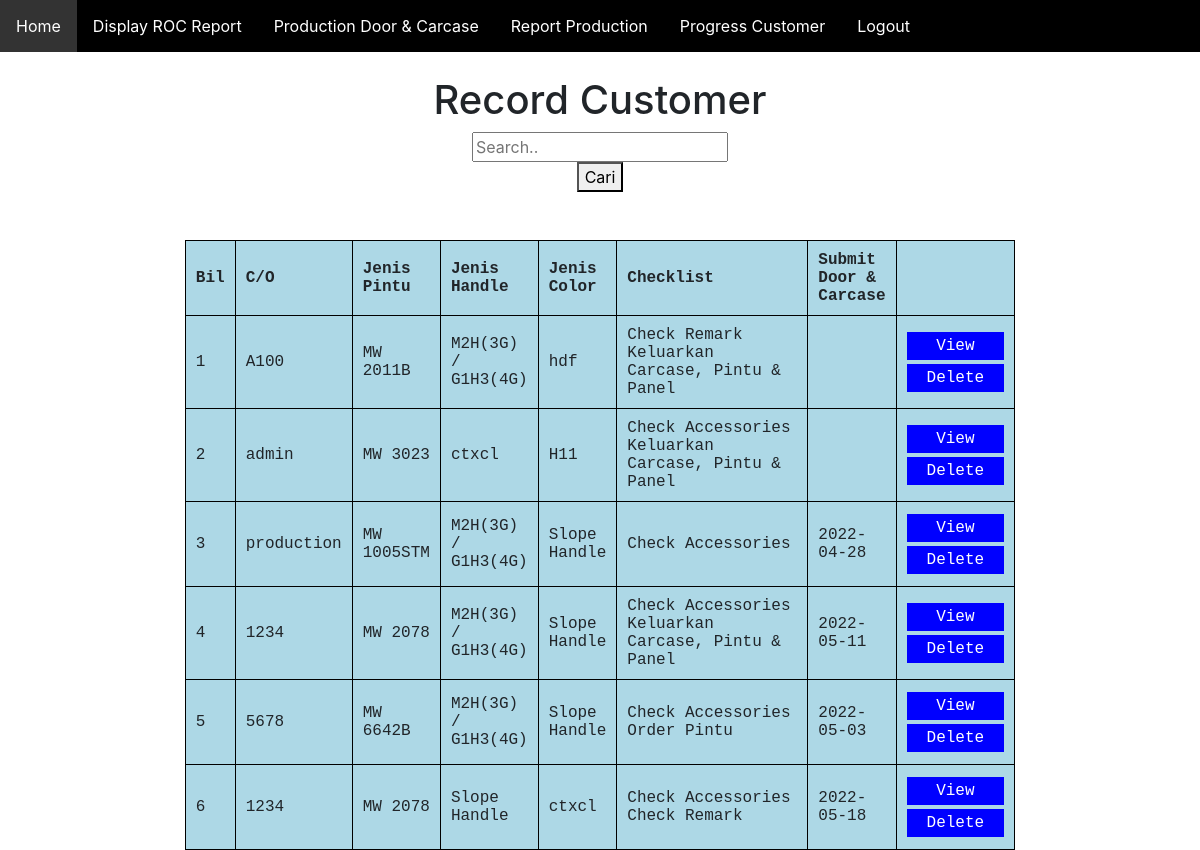
Page /ifkitchen/resultproduction.php on the committed database.
### tables this page shows
CREATE TABLE `productiondoor` (
  `idproductiondoor` int(10) NOT NULL,
  `empno` text NOT NULL,
  `pintu` varchar(50) NOT NULL,
  `handle` varchar(50) NOT NULL,
  `jcolor` varchar(50) NOT NULL,
  `door_carcase` date DEFAULT NULL,
  `accessories` varchar(100) NOT NULL,
  `remark` varchar(100) NOT NULL,
  `color` varchar(100) NOT NULL,
  `jhandle` varchar(100) NOT NULL,
  `carcase` varchar(100) NOT NULL,
  `papan` varchar(100) NOT NULL,
  `opintu` varchar(100) NOT NULL
);

### ifkitchen/resultproduction.php (the view, shortened to what this page needs)
<?php
include('navbarproduction.php');
?>
<!DOCTYPE html>
<html>
<head>
</head>
<body>
<center>
<h1>Record Customer</h1>
                <form method="post" action="" class="example" style="margin:auto;max-width: 300px">
                <input type="text" placeholder="Search.."name="carian">
                <button type="submit" value="Cari">Cari</button>
            </form>
            <?php
include("connection.php");
$carian="";
$page=0;
$limit=10000;
$offset=$page * $limit;
$sql="SELECT * FROM productiondoor WHERE empno LIKE '%$carian%'
LIMIT $limit OFFSET $offset";
$result= mysqli_query($conn,$sql);
?>
</center>
<br><br>
<table id = "t01" border="1" cellpadding="5" align="center">
<tr>
     <th><b>Bil</b></th>
     <th><b>C/O</b></th>
     <th><b>Jenis Pintu</b></th>
     <th><b>Jenis Handle</b></th>
     <th><b>Jenis Color</b></th>
     <th><b>Checklist</b></th>
     <th><b>Submit Door & Carcase</b></th>
     <th><b></b></th>
</tr>
<?php
	$i= $page ;
	while ($rows=mysqli_fetch_array($result)){
		?>
		<tbody><tr>
			<td><?=++$i?></td>
			<td><?=$rows["empno"]?></td>
			<td><?=$rows['pintu']?></td>
			<td><?=$rows['handle']?></td>
			<td><?=$rows['jcolor']?></td>
			<td><div class="one">
             <?php if ($rows['accessories'] != "") {
              echo $rows['accessories'], '<br>';}?>
         <?php if ($rows['remark'] != "") {
             echo $rows['remark'], '<br>';}?>
         <?php if ($rows['carcase'] != "") {
             echo $rows['carcase'], '<br>';}?>
         <?php if ($rows['opintu'] != "") {
             echo $rows['opintu'], '<br>';}?>
    </div></td>
    <td><?=$rows['door_carcase']?></td>
            <td colspan="2" align="center">
                <input type="button" value=" View " onclick="window.location.href='displayproduction.php?idproductiondoor=<?php echo $rows['idproductiondoor'];?>'"/>
				<a href="deleteproduction.php?idproductiondoor=<?php echo $rows['idproductiondoor'];?>" onclick=" return confirm ('Are you sure to delete this user?')"><input type="button" value="Delete"/>
                </a>
            </td>
		</tr>
		<?php
    }
    ?>
    </table>
</body>
</html>

### ifkitchen/navbarproduction.php (style rules this page uses)
html { font-family: Arial; display: inline-block; margin: 0px auto; text-align: left; }

### ifkitchen/resultproduction.php (style rules this page uses)
table, th, td { border: 1px solid black; border-collapse: collapse; padding:5px; text-align: left, center; width: 10%; }
th { padding: 10px; text-align: left, center; font-family: "Lucida Console", "Courier New", monospace; }
td { padding: 10px; text-align: left, center; font-family: "Lucida Console", "Courier New", monospace; }
#t01 { width: 50%; background-color: lightblue; }
input[type=button] { background-color: blue; border: none; color: white; padding: 5px 20px; text-decoration: none; display: inline-block; cursor: pointer; margin: 2px auto; -webkit-transition-duration: 0.4s; transition-duration: 0.4s; font-family: "Lucida Console", "Courier New", monospace; }
div.one { width : 170px; }

### rows in the picture
productiondoor: empno "A100", pintu "MW 2011B", handle "M2H(3G) / G1H3(4G)", jcolor "hdf", remark "Check Remark", carcase "Keluarkan Carcase, Pintu & Panel"
productiondoor: empno "admin", pintu "MW 3023", handle "ctxcl", jcolor "H11", accessories "Check Accessories", carcase "Keluarkan Carcase, Pintu & Panel"
productiondoor: empno "production", pintu "MW 1005STM", handle "M2H(3G) / G1H3(4G)", jcolor "Slope Handle", accessories "Check Accessories", door_carcase "2022-04-28"
productiondoor: empno "1234", pintu "MW 2078", handle "M2H(3G) / G1H3(4G)", jcolor "Slope Handle", accessories "Check Accessories", carcase "Keluarkan Carcase, Pintu & Panel", door_carcase "2022-05-11"
productiondoor: empno "5678", pintu "MW 6642B", handle "M2H(3G) / G1H3(4G)", jcolor "Slope Handle", accessories "Check Accessories", opintu "Order Pintu", door_carcase "2022-05-03"
productiondoor: empno "1234", pintu "MW 2078", handle "Slope Handle", jcolor "ctxcl", accessories "Check Accessories", remark "Check Remark", door_carcase "2022-05-18"
